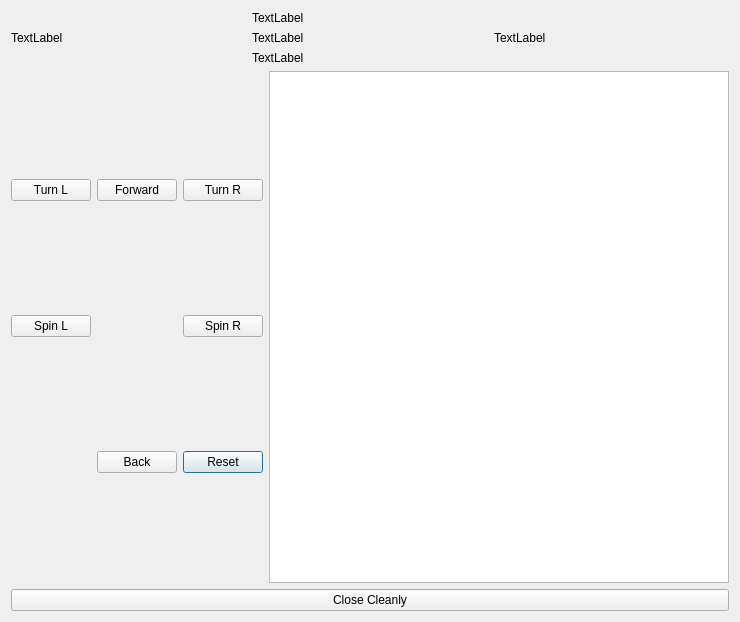
<?xml version="1.0" encoding="UTF-8"?>
<ui version="4.0">
 <class>Dialog</class>
 <widget class="QDialog" name="Dialog">
  <property name="geometry">
   <rect>
    <x>0</x>
    <y>0</y>
    <width>740</width>
    <height>622</height>
   </rect>
  </property>
  <property name="windowTitle">
   <string>Dialog</string>
  </property>
  <layout class="QVBoxLayout" name="verticalLayout_2">
   <item>
    <layout class="QHBoxLayout" name="horizontalLayout">
     <item>
      <widget class="QLabel" name="label">
       <property name="text">
        <string>TextLabel</string>
       </property>
      </widget>
     </item>
     <item>
      <layout class="QVBoxLayout" name="verticalLayout">
       <item>
        <widget class="QLabel" name="label_2">
         <property name="text">
          <string>TextLabel</string>
         </property>
        </widget>
       </item>
       <item>
        <widget class="QLabel" name="label_4">
         <property name="text">
          <string>TextLabel</string>
         </property>
        </widget>
       </item>
       <item>
        <widget class="QLabel" name="label_5">
         <property name="text">
          <string>TextLabel</string>
         </property>
        </widget>
       </item>
      </layout>
     </item>
     <item>
      <widget class="QLabel" name="label_3">
       <property name="text">
        <string>TextLabel</string>
       </property>
      </widget>
     </item>
    </layout>
   </item>
   <item>
    <layout class="QHBoxLayout" name="horizontalLayout_2">
     <item>
      <layout class="QGridLayout" name="gridLayout">
       <item row="2" column="2">
        <widget class="QPushButton" name="pushButton_2">
         <property name="text">
          <string>Reset</string>
         </property>
        </widget>
       </item>
       <item row="0" column="2">
        <widget class="QPushButton" name="pushButton_8">
         <property name="text">
          <string>Turn R</string>
         </property>
        </widget>
       </item>
       <item row="2" column="1">
        <widget class="QPushButton" name="pushButton_5">
         <property name="text">
          <string>Back</string>
         </property>
        </widget>
       </item>
       <item row="1" column="2">
        <widget class="QPushButton" name="pushButton_3">
         <property name="text">
          <string>Spin R</string>
         </property>
        </widget>
       </item>
       <item row="1" column="0">
        <widget class="QPushButton" name="pushButton_4">
         <property name="text">
          <string>Spin L</string>
         </property>
        </widget>
       </item>
       <item row="0" column="1">
        <widget class="QPushButton" name="pushButton">
         <property name="text">
          <string>Forward</string>
         </property>
        </widget>
       </item>
       <item row="0" column="0">
        <widget class="QPushButton" name="pushButton_7">
         <property name="text">
          <string>Turn L</string>
         </property>
        </widget>
       </item>
      </layout>
     </item>
     <item>
      <widget class="QListView" name="listView"/>
     </item>
    </layout>
   </item>
   <item>
    <widget class="QPushButton" name="pushButton_6">
     <property name="text">
      <string>Close Cleanly</string>
     </property>
    </widget>
   </item>
  </layout>
 </widget>
 <resources/>
 <connections/>
</ui>
